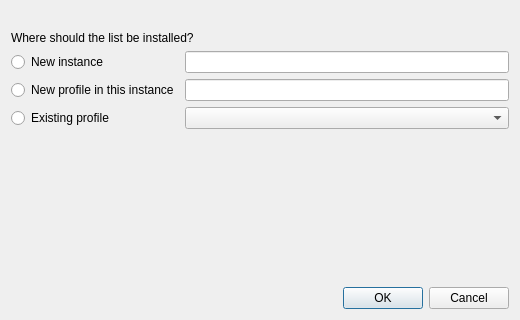
<?xml version="1.0" encoding="UTF-8"?>
<ui version="4.0">
 <class>DestinationDialog</class>
 <widget class="QDialog" name="DestinationDialog">
  <property name="geometry">
   <rect>
    <x>0</x>
    <y>0</y>
    <width>520</width>
    <height>320</height>
   </rect>
  </property>
  <property name="windowTitle">
   <string>Import modlist</string>
  </property>
  <layout class="QVBoxLayout" name="mainLayout">
   <item>
    <widget class="QLabel" name="headerLabel">
     <property name="wordWrap">
      <bool>true</bool>
     </property>
     <property name="textFormat">
      <enum>Qt::PlainText</enum>
     </property>
    </widget>
   </item>
   <item>
    <widget class="QLabel" name="questionLabel">
     <property name="text">
      <string>Where should the list be installed?</string>
     </property>
    </widget>
   </item>
   <item>
    <layout class="QGridLayout" name="choicesLayout">
     <item row="0" column="0">
      <widget class="QRadioButton" name="newInstance">
       <property name="text">
        <string>New instance</string>
       </property>
       <property name="toolTip">
        <string>A new instance of the same game, with its own mods, downloads and profiles. Its profile uses local INI files and local saves.</string>
       </property>
      </widget>
     </item>
     <item row="0" column="1">
      <widget class="QLineEdit" name="instanceName"/>
     </item>
     <item row="1" column="0">
      <widget class="QRadioButton" name="newProfile">
       <property name="text">
        <string>New profile in this instance</string>
       </property>
       <property name="toolTip">
        <string>A new profile with local INI files and local saves; the mods you have stay installed for your other profiles.</string>
       </property>
      </widget>
     </item>
     <item row="1" column="1">
      <widget class="QLineEdit" name="profileName"/>
     </item>
     <item row="2" column="0">
      <widget class="QRadioButton" name="existingProfile">
       <property name="text">
        <string>Existing profile</string>
       </property>
       <property name="toolTip">
        <string>The mods of the list are added above yours in this profile.</string>
       </property>
      </widget>
     </item>
     <item row="2" column="1">
      <widget class="QComboBox" name="profiles"/>
     </item>
    </layout>
   </item>
   <item>
    <widget class="QLabel" name="reasonLabel">
     <property name="wordWrap">
      <bool>true</bool>
     </property>
     <property name="textFormat">
      <enum>Qt::PlainText</enum>
     </property>
    </widget>
   </item>
   <item>
    <widget class="QLabel" name="problemLabel">
     <property name="wordWrap">
      <bool>true</bool>
     </property>
     <property name="textFormat">
      <enum>Qt::PlainText</enum>
     </property>
    </widget>
   </item>
   <item>
    <spacer name="verticalSpacer">
     <property name="orientation">
      <enum>Qt::Vertical</enum>
     </property>
     <property name="sizeHint" stdset="0">
      <size>
       <width>20</width>
       <height>10</height>
      </size>
     </property>
    </spacer>
   </item>
   <item>
    <widget class="QDialogButtonBox" name="buttons">
     <property name="standardButtons">
      <set>QDialogButtonBox::Cancel|QDialogButtonBox::Ok</set>
     </property>
    </widget>
   </item>
  </layout>
 </widget>
 <resources/>
 <connections>
  <connection>
   <sender>buttons</sender>
   <signal>rejected()</signal>
   <receiver>DestinationDialog</receiver>
   <slot>reject()</slot>
  </connection>
 </connections>
</ui>
